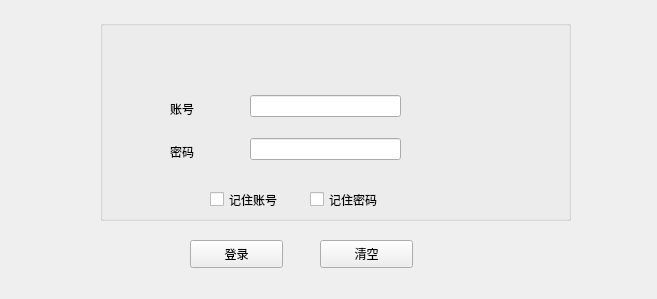
<?xml version="1.0" encoding="UTF-8"?>
<ui version="4.0">
 <class>Logwidget</class>
 <widget class="QWidget" name="Logwidget">
  <property name="geometry">
   <rect>
    <x>0</x>
    <y>0</y>
    <width>657</width>
    <height>299</height>
   </rect>
  </property>
  <property name="windowTitle">
   <string>Form</string>
  </property>
  <widget class="QPushButton" name="enter">
   <property name="geometry">
    <rect>
     <x>190</x>
     <y>240</y>
     <width>93</width>
     <height>28</height>
    </rect>
   </property>
   <property name="text">
    <string>登录</string>
   </property>
  </widget>
  <widget class="QPushButton" name="clear">
   <property name="geometry">
    <rect>
     <x>320</x>
     <y>240</y>
     <width>93</width>
     <height>28</height>
    </rect>
   </property>
   <property name="text">
    <string>清空</string>
   </property>
  </widget>
  <widget class="QGroupBox" name="groupBox">
   <property name="geometry">
    <rect>
     <x>100</x>
     <y>20</y>
     <width>471</width>
     <height>201</height>
    </rect>
   </property>
   <property name="title">
    <string/>
   </property>
   <widget class="QWidget" name="verticalLayoutWidget">
    <property name="geometry">
     <rect>
      <x>150</x>
      <y>60</y>
      <width>151</width>
      <height>97</height>
     </rect>
    </property>
    <layout class="QVBoxLayout" name="verticalLayout">
     <item>
      <widget class="QLineEdit" name="accountant"/>
     </item>
     <item>
      <widget class="QLineEdit" name="password"/>
     </item>
    </layout>
   </widget>
   <widget class="QWidget" name="verticalLayoutWidget_2">
    <property name="geometry">
     <rect>
      <x>70</x>
      <y>70</y>
      <width>160</width>
      <height>80</height>
     </rect>
    </property>
    <layout class="QVBoxLayout" name="verticalLayout_2">
     <item>
      <widget class="QLabel" name="label">
       <property name="text">
        <string>账号</string>
       </property>
      </widget>
     </item>
     <item>
      <widget class="QLabel" name="label_2">
       <property name="text">
        <string>密码</string>
       </property>
      </widget>
     </item>
    </layout>
   </widget>
   <widget class="QCheckBox" name="check_name">
    <property name="geometry">
     <rect>
      <x>110</x>
      <y>170</y>
      <width>91</width>
      <height>19</height>
     </rect>
    </property>
    <property name="text">
     <string>记住账号</string>
    </property>
   </widget>
   <widget class="QCheckBox" name="checkBox_pw">
    <property name="geometry">
     <rect>
      <x>210</x>
      <y>170</y>
      <width>91</width>
      <height>19</height>
     </rect>
    </property>
    <property name="text">
     <string>记住密码</string>
    </property>
   </widget>
  </widget>
 </widget>
 <resources/>
 <connections/>
</ui>
